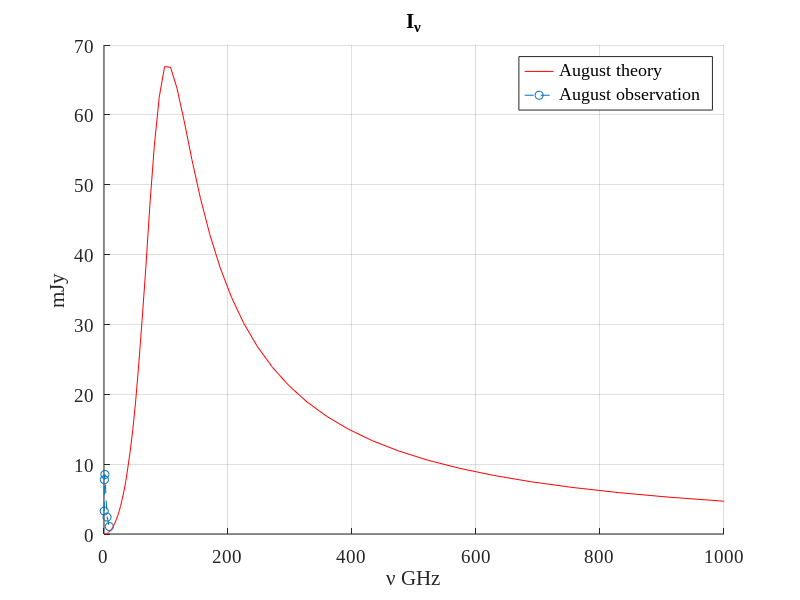

MATLAB code for this plot:
clear;

radiation = importdata('radiation.dat');

N = size(radiation,1);

augx(1:5) = 0;
augx(1) = 0.335;
augx(2) = 0.625;
augx(3) = 1.46;
augx(4) = 4.92;
augx(5) = 8.57;
augx(6) = 85.7;
augy(1:5) = 0;
augy(1) = 3.29;
augy(2) = 7.77;
augy(3) = 8.53;
augy(4) = 2.42;
augy(5) = 1.06;
augy(6) = 0.106;

augmax = 0.886;
augmaxy = 11.2;

junx(1:4) = 0;
junx(1) = 0.628;
junx(2) = 1.45;
junx(3) = 4.89;
junx(4) = 8.53;
juny(1:4) = 0;
juny(1) = 2.98;
juny(2) = 12.3;
juny(3) = 5.79;
juny(4) = 3.15;

junmaxx = 1.65;
junmaxy = 13.2;

mayx(1:3) = 0;
mayx(1) = 1.46;
mayx(2) = 4.94;
mayx(3) = 8.62;
mayy(1:3) = 0;
mayy(1) = 4.91;
mayy(2) = 12.0;
mayy(3) = 6.67;

maymaxx = 2.96;
maymaxy = 15.2;

aprx(1:4) = 0;
aprx(1) = 1.44;
aprx(2) = 4.91;
aprx(3) = 8.58;
aprx(4) = 22.8;
apry(1:4) = 0;
apry(1) = 0.993;
apry(2) = 13.9;
apry(3) = 17.1;
apry(4) = 5.11;

aprmaxx = 6.50;
aprmaxy = 19.3;

set(0,'DefaultAxesFontSize',14,'DefaultAxesFontName','Times New Roman');
set(0,'DefaultTextFontSize',20,'DefaultTextFontName','Times New Roman'); 

figure(1);
hold on;
title ('I_{\nu}');
xlabel ('{\nu} GHz');
ylabel ('mJy');

plot(radiation(1:N,1),radiation(1:N,2),'red');

plot(augx(1:5),augy(1:5),'--o');

legend('August theory', 'August observation');

grid ;